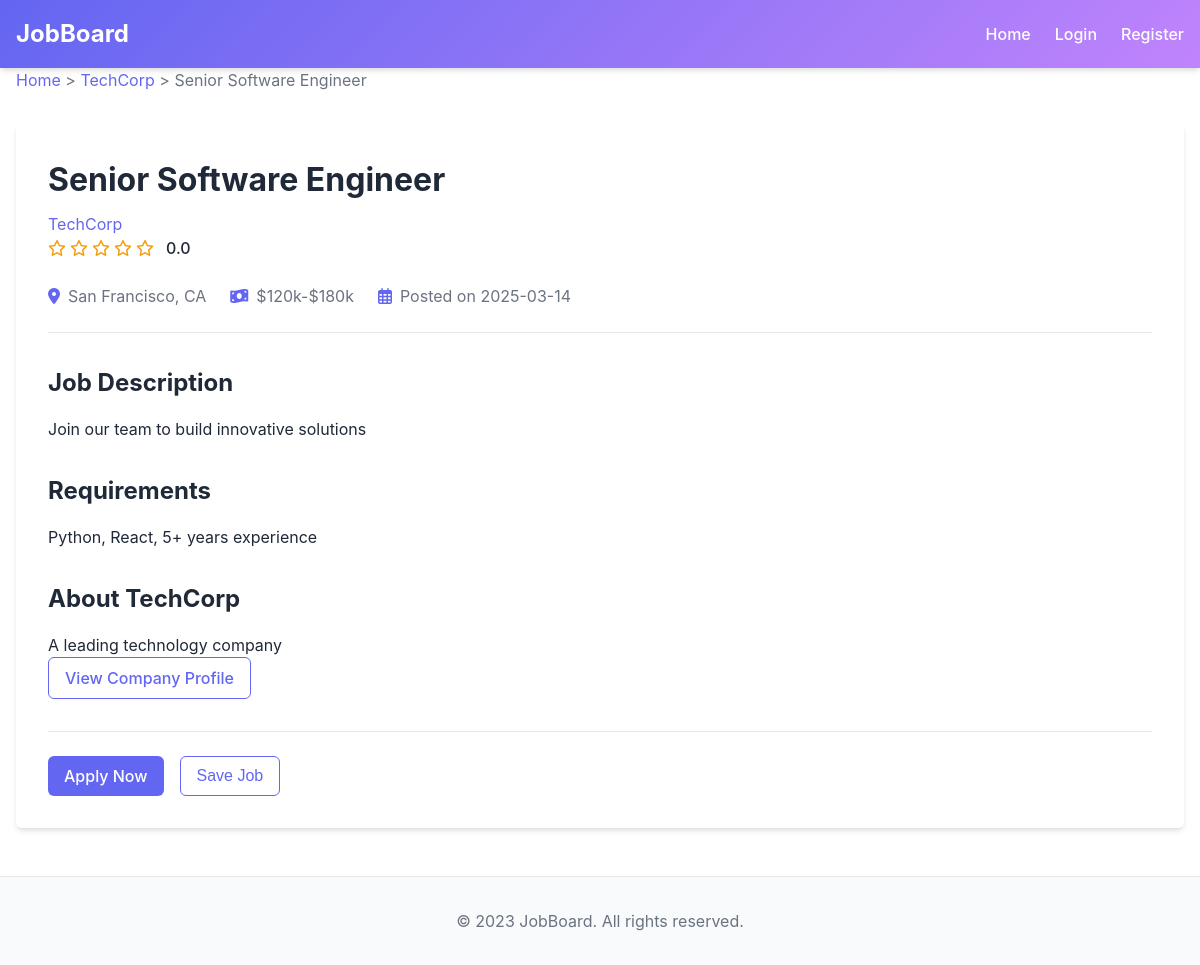
/job/1, run on the app's committed database.
### tables this page shows
CREATE TABLE companies (
    id INTEGER PRIMARY KEY AUTOINCREMENT,
    name TEXT NOT NULL,
    description TEXT,
    website TEXT,
    location TEXT,
    created_at TIMESTAMP DEFAULT CURRENT_TIMESTAMP
);

CREATE TABLE jobs (
    id INTEGER PRIMARY KEY AUTOINCREMENT,
    title TEXT NOT NULL,
    company_id INTEGER NOT NULL,
    location TEXT NOT NULL,
    description TEXT NOT NULL,
    requirements TEXT,
    salary_range TEXT,
    posted_date DATE NOT NULL,
    FOREIGN KEY (company_id) REFERENCES companies (id)
);

### app.py (the view)
@app.route('/job/<int:job_id>')
def job_detail(job_id):
    db = get_db()
    job = db.execute('SELECT jobs.*, companies.name as company_name, companies.description as company_description, '
                    '(SELECT AVG(rating) FROM company_ratings WHERE company_id = jobs.company_id) as avg_rating '
                    'FROM jobs JOIN companies ON jobs.company_id = companies.id '
                    'WHERE jobs.id = ?', (job_id,)).fetchone()
    if job is None:
        flash('Job not found')
        return redirect(url_for('index'))
    return render_template('job_detail.html', job=job)

### app.py (called while the page is built)
def get_db():
    db = getattr(g, '_database', None)
    if db is None:
        db = g._database = sqlite3.connect(app.config['DATABASE'])
        db.row_factory = sqlite3.Row
    return db

@app.teardown_appcontext
def close_connection(exception):
    db = getattr(g, '_database', None)
    if db is not None:
        db.close()

### templates/job_detail.html (shortened to what this page needs)
{% extends 'layout.html' %}
{% block content %}
<div class="breadcrumb">
    <a href="{{ url_for('index') }}">Home</a> &gt;
    <a href="{{ url_for('company_detail', company_id=job['company_id']) }}">{{ job['company_name'] }}</a> &gt;
    {{ job['title'] }}
</div>
<div class="job-detail">
    <div class="job-header">
        <h1>{{ job['title'] }}</h1>
        <div class="company-info">
            <a href="{{ url_for('company_detail', company_id=job['company_id']) }}">{{ job['company_name'] }}</a>
            <div class="stars">
                {% set avg_rating = job['avg_rating']|float or 0 %}
                {% for i in range(5) %}
                    {% if i < avg_rating|int %}
                        <i class="fas fa-star"></i>
                    {% elif i < avg_rating and i >= avg_rating|int %}
                        <i class="fas fa-star-half-alt"></i>
                    {% else %}
                        <i class="far fa-star"></i>
                    {% endif %}
                {% endfor %}
                <span class="rating-value">{{ "%.1f"|format(avg_rating) }}</span>
            </div>
        </div>
    </div>
    <div class="job-meta">
        <div class="meta-item">
            <i class="fas fa-map-marker-alt"></i>
            <span>{{ job['location'] }}</span>
        </div>
        {% if job['salary_range'] %}
        <div class="meta-item">
            <i class="fas fa-money-bill-wave"></i>
            <span>{{ job['salary_range'] }}</span>
        </div>
        {% endif %}
        <div class="meta-item">
            <i class="far fa-calendar-alt"></i>
            <span>Posted on {{ job['posted_date'] }}</span>
        </div>
    </div>
    <div class="job-content">
        <div class="section">
            <h2>Job Description</h2>
            <p>{{ job['description'] }}</p>
        </div>
        {% if job['requirements'] %}
        <div class="section">
            <h2>Requirements</h2>
            <p>{{ job['requirements'] }}</p>
        </div>
        {% endif %}
        <div class="section">
            <h2>About {{ job['company_name'] }}</h2>
            <p>{{ job['company_description'] }}</p>
            <a href="{{ url_for('company_detail', company_id=job['company_id']) }}" class="btn btn-outline">View Company Profile</a>
        </div>
    </div>
    <div class="job-actions">
        <a href="#" class="btn btn-primary">Apply Now</a>
        <button class="btn btn-outline">Save Job</button>
    </div>
</div>
{% endblock %}

### static/css/style.css (style rules this page uses)
:root { --primary-color: #6366f1; --primary-dark: #4f46e5; --primary-light: #818cf8; --secondary-color: #c084fc; --secondary-dark: #a855f7; --secondary-light: #d8b4fe; --text-color: #1f2937; --text-light: #6b7280; --background-color: #ffffff; --background-alt: #f9fafb; --border-color: #e5e7eb; --success-color: #10b981; --error-color: #ef4444; --warning-color: #f59e0b; --info-color: #3b82f6; --shadow: 0 4px 6px -1px rgba(0, 0, 0, 0.1), 0 2px 4px -1px rgba(0, 0, 0, 0.06); --radius: 0.375rem; }
* { margin: 0; padding: 0; box-sizing: border-box; }
body { font-family: "Inter", -apple-system, BlinkMacSystemFont, "Segoe UI", Roboto, Oxygen, Ubuntu, Cantarell, "Open Sans", "Helvetica Neue", sans-serif; color: var(--text-color); line-height: 1.5; background-color: var(--background-color); }
a { color: var(--primary-color); text-decoration: none; transition: color 0.2s; }
.btn { display: inline-block; padding: 0.5rem 1rem; border-radius: var(--radius); font-weight: 500; text-align: center; cursor: pointer; transition: all 0.2s; border: none; font-size: 1rem; }
.btn-primary { background-color: var(--primary-color); color: white; }
.btn-outline { background-color: transparent; color: var(--primary-color); border: 1px solid var(--primary-color); }
.stars { display: flex; align-items: center; }
.stars i { color: var(--warning-color); margin-right: 0.25rem; }
.rating-value { margin-left: 0.5rem; font-weight: 500; }
.breadcrumb { margin-bottom: 2rem; color: var(--text-light); }
.job-detail { background-color: white; border-radius: var(--radius); box-shadow: var(--shadow); padding: 2rem; margin-bottom: 2rem; }
.job-header { margin-bottom: 1.5rem; }
.job-header h1 { font-size: 2rem; margin-bottom: 0.5rem; }
.job-meta { display: flex; flex-wrap: wrap; gap: 1.5rem; margin-bottom: 2rem; padding-bottom: 1.5rem; border-bottom: 1px solid var(--border-color); }
.meta-item { display: flex; align-items: center; color: var(--text-light); }
.meta-item i { margin-right: 0.5rem; color: var(--primary-color); }
.job-content .section { margin-bottom: 2rem; }
.job-content h2 { font-size: 1.5rem; margin-bottom: 1rem; color: var(--text-color); }
.job-actions { display: flex; gap: 1rem; margin-top: 2rem; padding-top: 1.5rem; border-top: 1px solid var(--border-color); }

### data on the page
companies: company_name "TechCorp", company_description "A leading technology company"
jobs: title "Senior Software Engineer", location "San Francisco, CA", salary_range "$120k-$180k", posted_date "2025-03-14", description "Join our team to build innovative solutions", requirements "Python, React, 5+ years experience"

### other printed values
{{ "%.1f"|format(avg_rating) }} "0.0"
